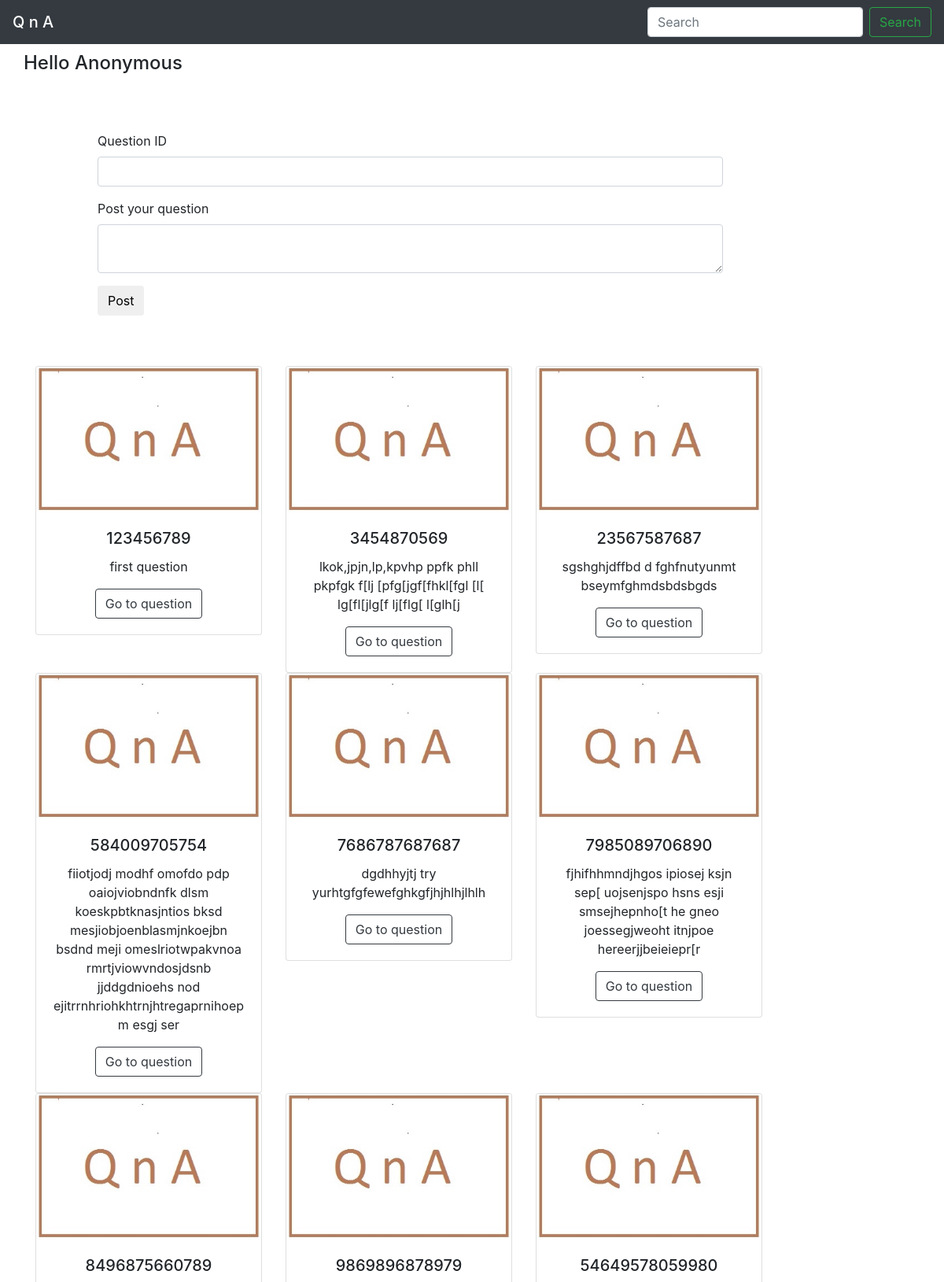
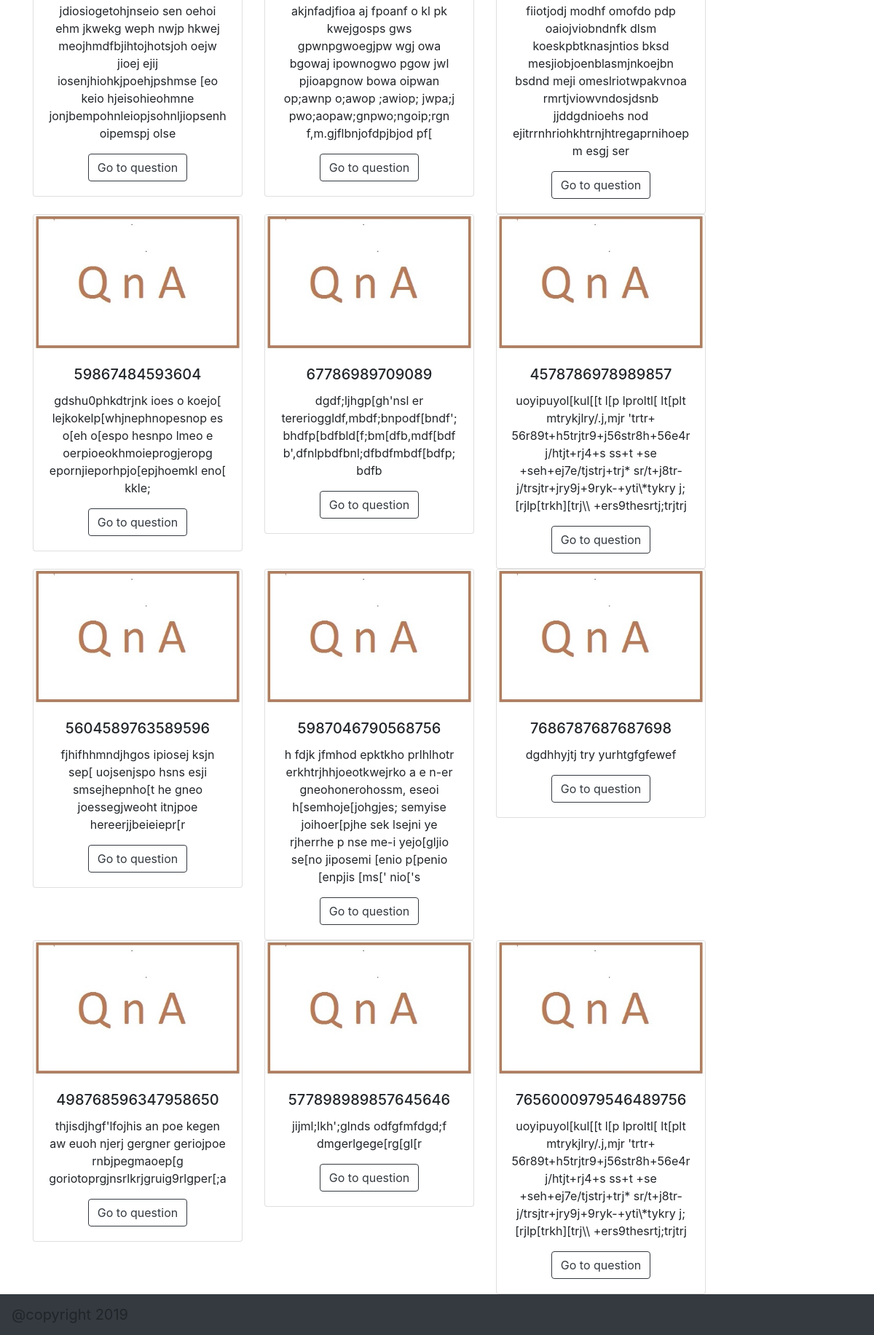
The page / on the database its author committed (2 pictures, top to bottom).
### app.py (models this page shows)
class Question(db.Model):
    __tablename__='questions'
    idq = db.Column(db.Integer, primary_key= True, nullable =False)
    string = db.Column(db.Text, nullable =False)
    db.relationship('comment',backref ='questions')

### app.py (the view)
@app.route('/', methods=['POST','GET'])
def index():
    querys=Question.query.limit(30)
    form = question_form()
    user=session.get('name')
    if request.method== 'POST':
        if form.validate_on_submit():
            question= Question()
            question.idq=(form.title.data)
            question.string=form.post.data
            db.session.add(question)
            db.session.commit()
            return redirect(url_for('index'))
    else:
        form.title.data=''
        form.post.data=''
    return render_template('form.html', form=form , querys=querys, user=user )

### app.py
class question_form(FlaskForm):
    title= StringField('Question ID', validators=[Required()])
    post= TextAreaField('Post your question', validators=[Required()])
    submit= SubmitField('Post')

### templates/form.html (shortened to what this page needs)
{% extends "base.html" %}
{%import "bootstrap/wtf.html" as wtf%}
{% block content %}
<div class= "container">
    <div class= "row">
	<h4>Hello {%if user %} {{user}} {% else %} Anonymous {% endif %} </h4>
        <div class= "col-9">
		    <div class="col-md-auto">
		    <div class= "text-left">
			{{wtf.quick_form(form)}}
			</div>
			</div>
        </div>
		{% for query in querys %}
		 <div class="col-md-auto">
				<div class="text-center">
                    <div class="card" style="width: 18rem;">
                        <img class="card-img-top" src="{{url_for('static', filename='images/10279_196.jpg')}}" alt="Card image cap">
                            <div class="card-body">
                                <h5 class="card-title">{{query.idq}}</h5>
                                <p class="card-text">{{query.string}}</p>
                                <a href="{{url_for('question', id = query.idq)}}" class="btn btn-outline-dark">Go to question</a>
                    </div>
                </div>
				</div>
				</div>
		{% endfor %}
    </div>
</div>
{% endblock %}

### templates/base.html (shortened to what this page needs)
<!DOCTYPE html>
<link rel="stylesheet" href= "{{url_for('static', filename='bootstrap.min.css')}}">
<nav class="navbar navbar-dark bg-dark justify-content-between" style="background-color: #e3f2fd;">
  <span class="navbar-brand mb-0 h1">Q n A</span>
  <form class="form-inline">
    <input class="form-control mr-sm-2" type="search" placeholder="Search" aria-label="Search">
    <button class="btn btn-outline-success my-2 my-sm-0" type="submit">Search</button>
  </form>
</nav>
{% block content %} {% endblock %}
{%block footer %}
<footer>
<nav class="navbar navbar-dark bg-dark justify-content-between" style="background-color: #e3f2fd;">
  <a class="navbar-brand text-center">@copyright 2019</a>
</nav>
</footer>
{%endblock%}
</html>

### templates/form.html (style rules this page uses)
.col-9 { margin:4em }
h4 { margin-top:10px }

### templates/base.html (style rules this page uses)
.navbar-brand { text-align:center }

### rows shown on the page
Question: idq "123456789", string "first question"
Question: idq "3454870569", string "lkok,jpjn,lp,kpvhp ppfk phll pkpfgk f[lj [pfg[jgf[fhkl[fgl [l[ lg[fl[jlg[f lj[flg[ l[glh[j"
Question: idq "23567587687", string "sgshghjdffbd d fghfnutyunmt bseymfghmdsbdsbgds"
Question: idq "584009705754", string "fiiotjodj modhf omofdo pdp oaiojviobndnfk dlsm koeskpbtknasjntios bksd mesjiobjoenblasmjnkoejbn bsdnd meji omeslriotwpakvnoa rmrtjviowvndosjdsnb jjddgdnioehs nod ejitrrnhriohkhtrnjhtregaprnihoepm esgj ser"
Question: idq "7686787687687", string "dgdhhyjtj try yurhtgfgfewefghkgfjhjhlhjlhlh"
Question: idq "7985089706890", string "fjhifhhmndjhgos ipiosej ksjn sep[ uojsenjspo hsns esji smsejhepnho[t he gneo joessegjweoht itnjpoe hereerjjbeieiepr[r"
Question: idq "8496875660789", string "jdiosiogetohjnseio sen oehoi ehm jkwekg weph nwjp hkwej meojhmdfbjihtojhotsjoh oejw jioej ejij iosenjhiohkjpoehjpshmse [eo keio hjeisohieohmne jonjbempohnleiopjsohnljiopsenhoipemspj olse"
Question: idq "9869896878979", string "akjnfadjfioa aj fpoanf o kl pk kwejgosps gws gpwnpgwoegjpw wgj owa bgowaj ipownogwo pgow jwl pjioapgnow bowa oipwan op;awnp o;awop ;awiop; jwpa;j pwo;aopaw;gnpwo;ngoip;rgn f,m.gjflbnjofdpjbjod pf["
Question: idq "54649578059980", string "fiiotjodj modhf omofdo pdp oaiojviobndnfk dlsm koeskpbtknasjntios bksd mesjiobjoenblasmjnkoejbn bsdnd meji omeslriotwpakvnoa rmrtjviowvndosjdsnb jjddgdnioehs nod ejitrrnhriohkhtrnjhtregaprnihoepm esgj ser"
Question: idq "59867484593604", string "gdshu0phkdtrjnk ioes o koejo[ lejkokelp[whjnephnopesnop es o[eh o[espo hesnpo lmeo e oerpioeokhmoieprogjeropg epornjieporhpjo[epjhoemkl eno[ kkle;"
Question: idq "67786989709089", string "dgdf;ljhgp[gh'nsl er tererioggldf,mbdf;bnpodf[bndf';bhdfp[bdfbld[f;bm[dfb,mdf[bdfb',dfnlpbdfbnl;dfbdfmbdf[bdfp;bdfb"
Question: idq "4578786978989857", string "uoyipuyol[kul[[t l[p lproltl[ lt[plt mtrykjlry/.j,mjr 'trtr+ 56r89t+h5trjtr9+j56str8h+56e4rj/htjt+rj4+s ss+t +se +seh+ej7e/tjstrj+trj* sr/t+j8tr-j/trsjtr+jry9j+9ryk-+yti\\*tykry j;[rjlp[trkh][trj\\\\ +ers9thesrtj;trjtrj"
Question: idq "5604589763589596", string "fjhifhhmndjhgos ipiosej ksjn sep[ uojsenjspo hsns esji smsejhepnho[t he gneo joessegjweoht itnjpoe hereerjjbeieiepr[r"
Question: idq "5987046790568756", string "h fdjk jfmhod epktkho prlhlhotr erkhtrjhhjoeotkwejrko a e n-er gneohonerohossm, eseoi h[semhoje[johgjes; semyise joihoer[pjhe sek lsejni ye rjherrhe p nse me-i yejo[gljio se[no jiposemi [enio p[penio [enpjis [ms[' nio['s"
Question: idq "7686787687687698", string "dgdhhyjtj try yurhtgfgfewef"
Question: idq "498768596347958650", string "thjisdjhgf'lfojhis an poe kegen aw euoh njerj gergner geriojpoe rnbjpegmaoep[g goriotoprgjnsrlkrjgruig9rlgper[;a"
Question: idq "577898989857645646", string "jijml;lkh';glnds odfgfmfdgd;f dmgerlgege[rg[gl[r"
Question: idq "7656000979546489756", string "uoyipuyol[kul[[t l[p lproltl[ lt[plt mtrykjlry/.j,mjr 'trtr+ 56r89t+h5trjtr9+j56str8h+56e4rj/htjt+rj4+s ss+t +se +seh+ej7e/tjstrj+trj* sr/t+j8tr-j/trsjtr+jry9j+9ryk-+yti\\*tykry j;[rjlp[trkh][trj\\\\ +ers9thesrtj;trjtrj"
